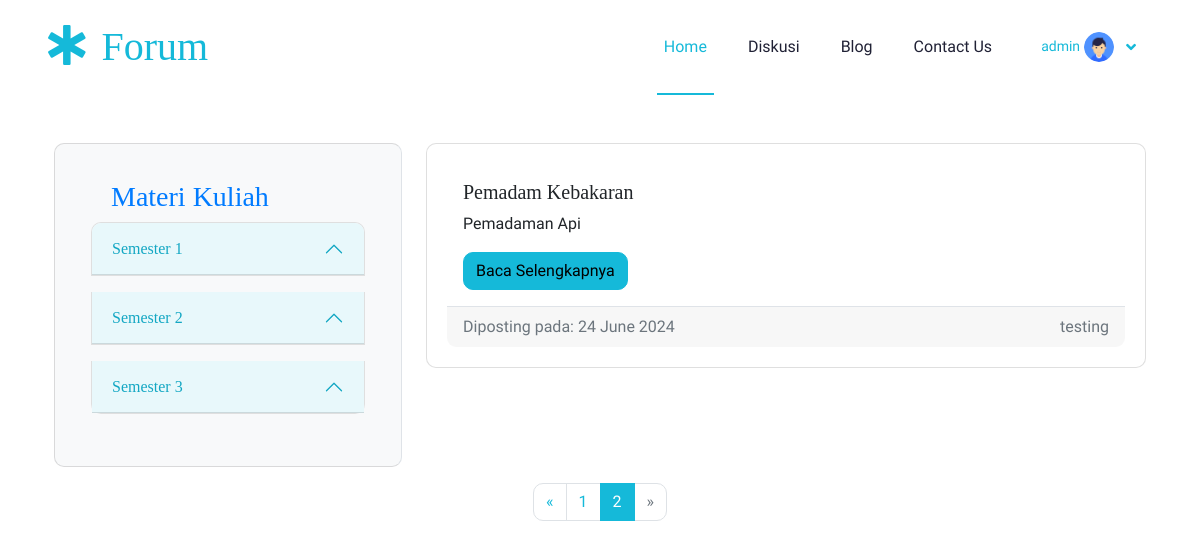
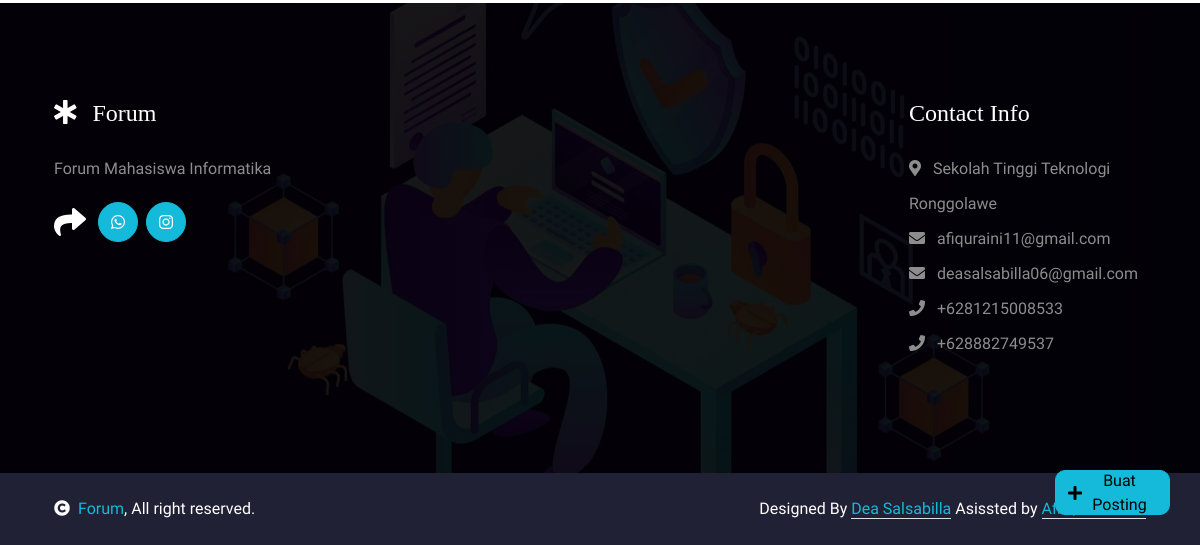
The page /materi-kuliah/?page=2 (signed in) on the database as committed earlier (2 pictures, top to bottom).
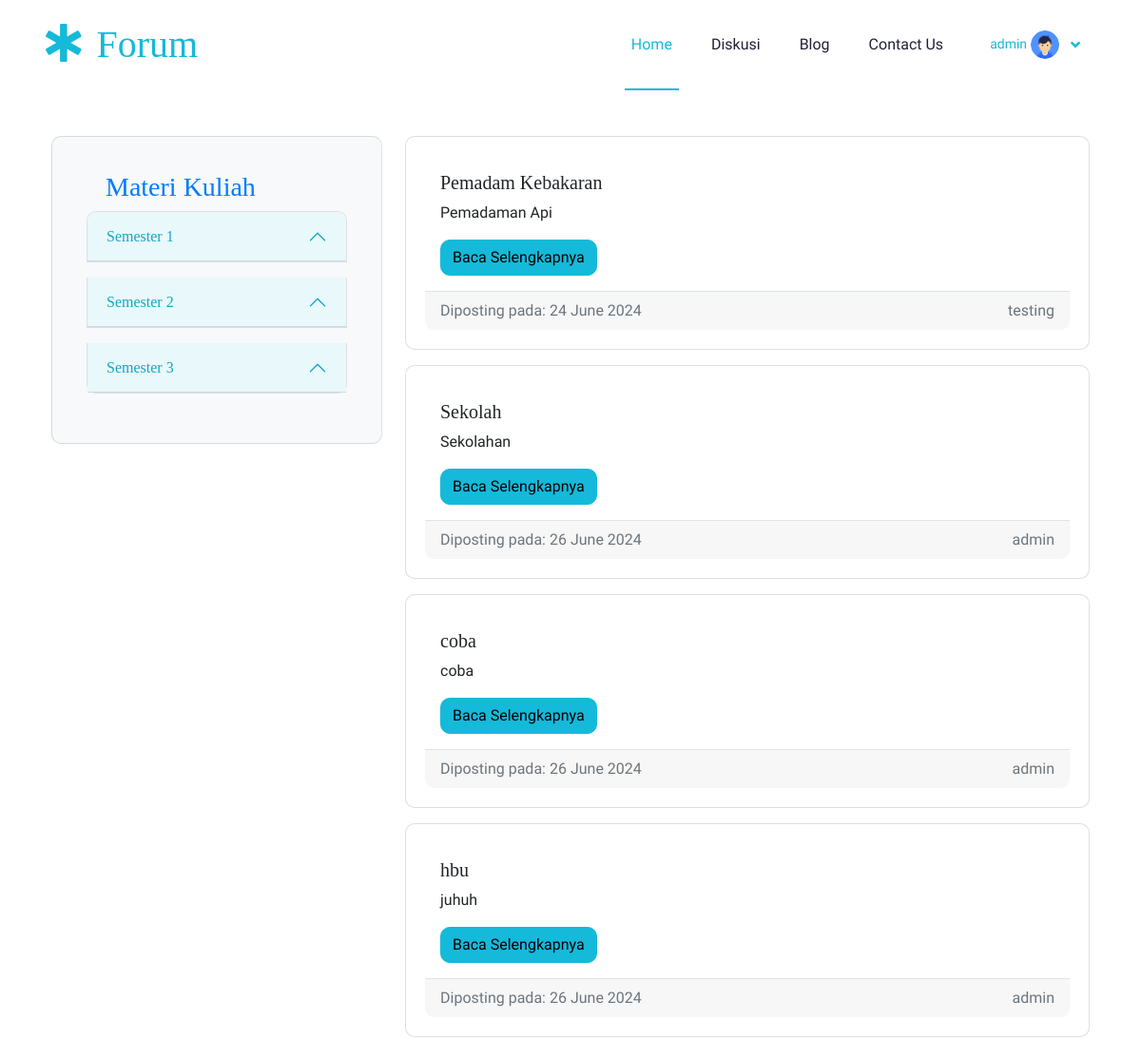
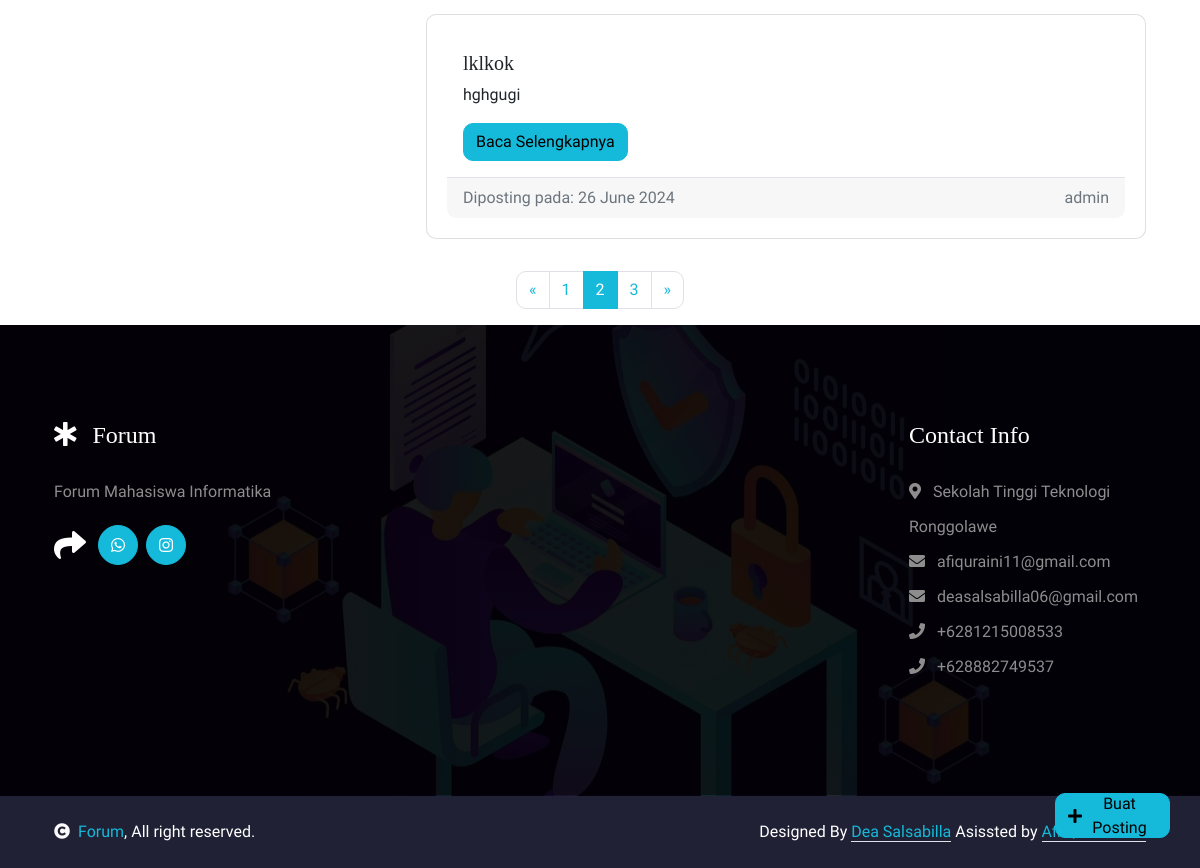
The same page on the database as committed later (2 pictures, top to bottom).
### forum/models.py (models this page shows, shortened)
class KatMateri(models.Model):
    id = models.AutoField(primary_key=True)
    nama = models.CharField(max_length=20)
    created_at = models.DateTimeField(auto_now_add=True)
    updated_at = models.DateTimeField(auto_now=True)
    class Meta:
        verbose_name_plural = "Kategori Materi"
        ordering = ['id']

class Post(models.Model):
    id = models.AutoField(primary_key=True)
    gambar = models.ImageField(blank=True, null=True, upload_to='uploads/')
    judul = models.CharField(max_length=100)
    deskripsi = models.CharField(max_length=100)
    semester = models.ForeignKey(KatMateri, on_delete=models.CASCADE)
    matkul = models.ForeignKey(MataKuliah, on_delete=models.CASCADE)
    pengguna = models.ForeignKey(User, on_delete=models.CASCADE)
    created_at = models.DateTimeField(auto_now_add=True)
    updated_at = models.DateTimeField(auto_now=True)
    class Meta:
        verbose_name_plural = "Posting"
        ordering = ['id']

### forum/views.py (the view)
# urls.py: path('materi-kuliah/', views.materiKuliah, name='materiKuliah'),
def materiKuliah(request):
    posts_list = Post.objects.all()
    paginator = Paginator(posts_list, 5)  # Show 5 posts per page
    page = request.GET.get('page')
    try:
        posts = paginator.page(page)
    except PageNotAnInteger:
        posts = paginator.page(1)
    except EmptyPage:
        posts = paginator.page(paginator.num_pages)
    kategori_materi = KatMateri.objects.all()
    mata_kuliah = MataKuliah.objects.all()
    context = {
        'posts': posts,
        'kategori_materi': kategori_materi,
        'mata_kuliah': mata_kuliah,
    }
    return render(request, 'materiKuliah.html', context)

### forum/templates/materiKuliah.html (shortened to what this page needs)
<!DOCTYPE html>
<html lang="en">
  <head>
    <link href="https://cdn.jsdelivr.net/npm/bootstrap@5.3.0/dist/css/bootstrap.min.css" rel="stylesheet" />
    <link rel="stylesheet" href="https://use.fontawesome.com/releases/v5.15.4/css/all.css" />
    <link href="https://cdn.jsdelivr.net/npm/bootstrap-icons@1.4.1/font/bootstrap-icons.css" rel="stylesheet" />
    {% load static %}
    <link rel="stylesheet" href="{% static 'css/styles.css' %}" />
    <link rel="stylesheet" href="{% static 'css/bootstrap.min.css' %}" />
  </head>
  <body>
    {% include 'partials/navbar.html' %}
    <div class="container mt-5">
      <div class="row">
        {% include 'partials/sidebarMK.html' %}
        <div class="col-md-8" id="post-list">
          {% include 'partials/post_list.html' %}
        </div>
      </div>
    </div>
    {% include 'partials/pagination.html' with page_obj=posts %}
    {% include 'partials/footer.html' %}
    {% include 'partials/buatPosting.html' %}
  </body>
</html>

### forum/templates/partials/sidebarMK.html (shortened to what this page needs)
<div class="col-md-4">
  <div class="card sidebar" style="max-height: 500px; overflow-y: auto">
    <div class="card-body">
      <h3 class="card-title" style="padding-left: 20px">Materi Kuliah</h3>
      <div class="accordion" id="semesterAccordion">
        {% for kategori in kategori_materi %}
        <div class="accordion-item mb-3">
          <h2 class="accordion-header" id="semester{{ kategori.id }}Heading">
            <button
              class="accordion-button"
              type="button"
              data-bs-toggle="collapse"
              data-bs-target="#semester{{ kategori.id }}Collapse"
              aria-expanded="true"
              aria-controls="semester{{ kategori.id }}Collapse"
            >
              {{ kategori.nama }}
            </button>
          </h2>
        </div>
        {% endfor %}
      </div>
    </div>
  </div>
</div>

### forum/templates/partials/post_list.html
{% if posts %} {% for post in posts %}
<div class="card post-content mb-3">
  <div class="card-body">
    <h5 class="card-title">{{ post.judul }}</h5>
    <p class="card-text">{{ post.deskripsi|slice:":150" }}</p>
    <a href="{% url 'detailPost' post.id %}" class="btn btn-primary"
      >Baca Selengkapnya</a
    >
  </div>
  <div class="card-footer text-muted">
    <div class="d-flex justify-content-between">
      <div>Diposting pada: {{ post.created_at|date:"d F Y" }}</div>
      <div>{{ post.pengguna.username }}</div>
    </div>
  </div>
</div>
{% endfor %} {% else %}
<div class="card post-content mb-3">
  <div class="card-body">
    <p>Belum ada postingan.</p>
  </div>
</div>
{% endif %}

Rows that differ between the two databases and show on the page:
added Post: judul "Sekolah", deskripsi "Sekolahan", created_at "26 June 2024", pengguna.username "admin"
added Post: judul "coba", deskripsi "coba", created_at "26 June 2024", pengguna.username "admin"
added Post: judul "hbu", deskripsi "juhuh", created_at "26 June 2024", pengguna.username "admin"
added Post: judul "lklkok", deskripsi "hghgugi", created_at "26 June 2024", pengguna.username "admin"
Other text that changed with them:
new list line: "3"
